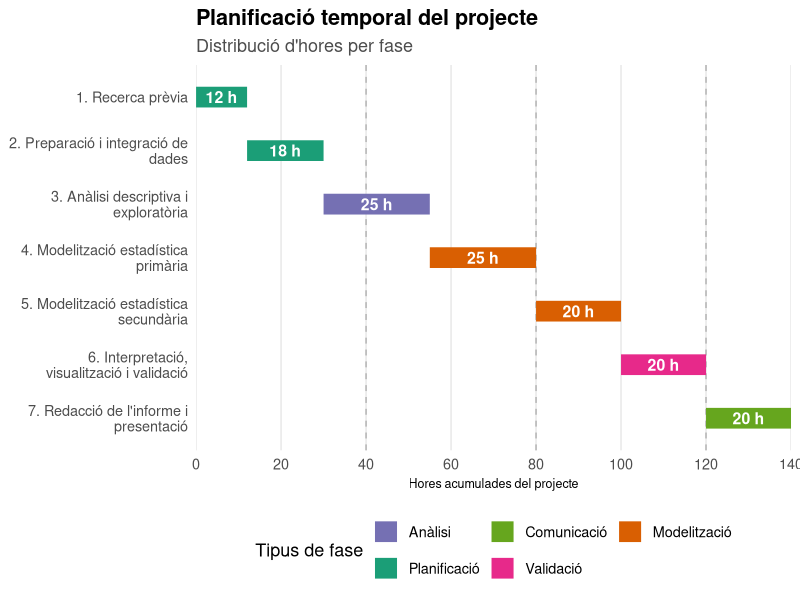

This figure's R source:
## ---- chunk 1
knitr::opts_chunk$set(echo = TRUE)
## ---- chunk 2
library(knitr)
library(kableExtra)
library(dplyr)

# Taula de pressupost
pressupost <- tibble(
  Fase = c(
    "1. Recerca prèvia sobre el tema",
    "2. Preparació i integració de dades",
    "3. Anàlisi descriptiva i exploratòria",
    "4. Modelització estadística primària",
    "5. Modelització estadística secundària (avançada)",
    "6. Interpretació, visualització i validació",
    "7. Redacció de l’informe i presentació"
  ),
  Hores = c(12, 18, 25, 25, 20, 20, 20),
  Tarifa = c(90, 100, 120, 130, 150, 120, 120),
  Cost = c(1080, 1800, 3000, 3250, 3000, 2400, 2400)
) %>%
  mutate(
    `Hores dedicades` = paste0(Hores, " h"),
    `Tarifa aplicada` = paste0(Tarifa, " € / h"),
    `Cost total` = paste0(format(Cost, big.mark = ".", decimal.mark = ","), " €")
  ) %>%
  select(
    Fase,
    `Hores dedicades`,
    `Tarifa aplicada`,
    `Cost total`
  )

# Afegir fila de totals
pressupost_final <- bind_rows(
  pressupost,
  tibble(
    Fase = "TOTAL PROJECTE",
    `Hores dedicades` = paste0(sum(c(12,18,25,25,20,20,20)), " h"),
    `Tarifa aplicada` = "",
    `Cost total` = paste0(
      format(sum(c(12,18,25,25,20,20,20) * c(90,100,120,130,150,120,120)),
             big.mark = ".", decimal.mark = ","),
      " €"
    )
  )
)
## ---- chunk 3
# Taula final
kable(
  pressupost_final,
  format = "latex",
  align = c("l", "c", "c", "c"),
  caption = "{Pressupost orientatiu del projecte (3–4 setmanes · equip de 4 estadístics)}",
) %>%
  kable_styling(
    latex_options = c("hold_position", "scale_down"),
    bootstrap_options = c("striped", "hover", "condensed"),
    full_width = FALSE,
    position = "center",
    font_size = 14
  ) %>%
  row_spec(0, bold = TRUE) %>%
  row_spec(nrow(pressupost_final), 
            bold = TRUE, 
            background = "#F2F2F2",
            extra_css = "border-top: 2px solid #999;")

## ---- chunk 4
library(ggplot2)
library(dplyr)
library(stringr)

fases <- tibble(
  fase = c(
    "Recerca prèvia",
    "Preparació i integració de dades",
    "Anàlisi descriptiva i exploratòria",
    "Modelització estadística primària",
    "Modelització estadística secundària",
    "Interpretació, visualització i validació",
    "Redacció de l'informe i presentació"
  ),
  hores = c(12, 18, 25, 25, 20, 20, 20),
  tipus = c(
    "Planificació",
    "Planificació",
    "Anàlisi",
    "Modelització",
    "Modelització",
    "Validació",
    "Comunicació"
  )
) %>%
  mutate(
    inici = cumsum(lag(hores, default = 0)),
    fi = inici + hores,
    fase_num_raw = paste0(row_number(), ". ", fase),
    fase_num = factor(
    str_wrap(fase_num_raw, width = 30),                 # 👈 salto de línea
    levels = rev(str_wrap(fase_num_raw, width = 30))
))


setmanes <- seq(40, 120, by = 40)

ggplot(fases) +

  geom_vline(xintercept = setmanes,
             linetype = "dashed",
             color = "grey70") +
  

  geom_segment(aes(x = inici, xend = fi,
                   y = fase_num, yend = fase_num,
                   color = tipus),
               linewidth = 7,
               linecap = "round") +
  

  geom_text(aes(x = (inici + fi)/2,
                y = fase_num,
                label = paste0(hores, " h")),
            color = "white",
            size = 4,
            fontface = "bold") +
  
  scale_color_manual(
    values = c(
      "Planificació" = "#1B9E77",
      "Anàlisi" = "#7570B3",
      "Modelització" = "#D95F02",
      "Validació" = "#E7298A",
      "Comunicació" = "#66A61E"
    )
  ) +
  
  scale_x_continuous(
    breaks = seq(0, 140, by = 20),
    expand = c(0, 0),
    name = "Hores acumulades del projecte"
  ) +
  
  labs(
    title = "Planificació temporal del projecte",
    subtitle = "Distribució d'hores per fase",
    color = "Tipus de fase"
  ) +
  guides(
  color = guide_legend(nrow = 2, byrow = TRUE)
)+
  
  theme_minimal(base_size = 13) +
  theme(
    axis.title.x = element_text(size = 9),
    panel.grid.major.y = element_blank(),
    panel.grid.minor = element_blank(),
    axis.title.y = element_blank(),
    legend.position = "bottom",
    plot.title = element_text(face = "bold"),
    plot.subtitle = element_text(color = "grey30")
  )
